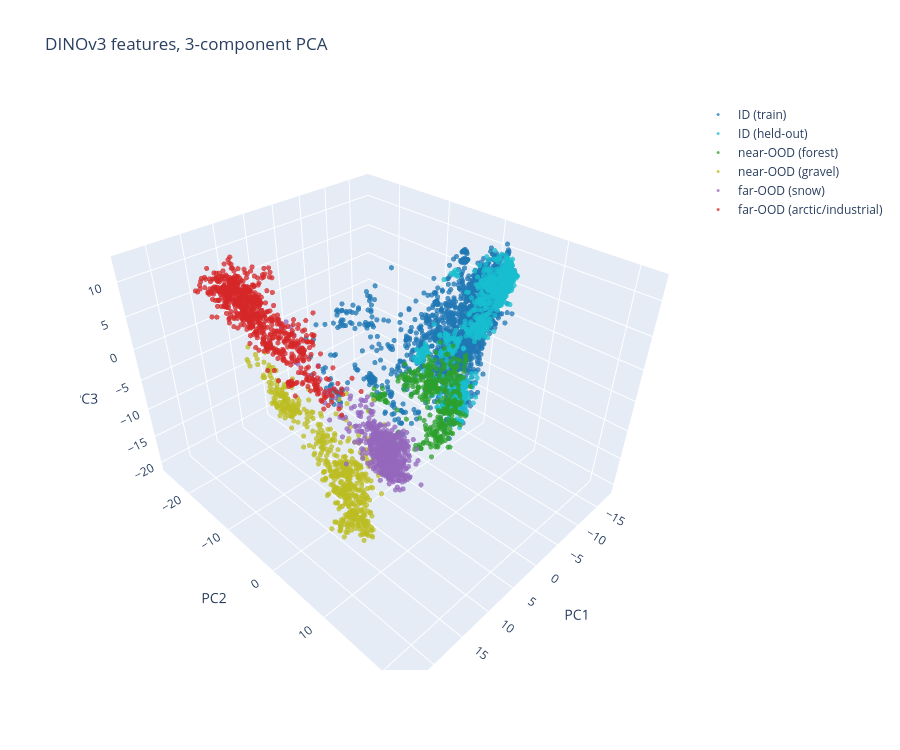

Source (notebook cell):
### Code cell
fig = go.Figure()
for t in TIER_ORDER:
    m = tier == t
    fig.add_trace(go.Scatter3d(
        x=p3[m, 0], y=p3[m, 1], z=p3[m, 2], mode="markers", name=TIER_LABEL[t],
        marker=dict(size=3, color=TIER_COLOR[t], opacity=0.75),
        text=[f"mission={mm}" for mm in mission[m]], hoverinfo="text+name",
    ))
fig.update_layout(
    title="DINOv3 features, 3-component PCA",
    scene=dict(xaxis_title="PC1", yaxis_title="PC2", zaxis_title="PC3"),
    height=750,
)
fig.show()

### Figure 1 — Plotly figure (JSON) as saved in the notebook; plotly's stock layout.template omitted (floating-point values rounded to 4 significant figures; data arrays with more than 128 entries replaced by an {"elided": "..."} marker saying what was removed)
{"data": [{"hoverinfo": "text+name", "marker": {"color": "#1f77b4", "opacity": 0.75, "size": 3}, "mode": "markers", "name": "ID (train)", "text": {"elided": "2000 str values"}, "type": "scatter3d", "x": {"elided": "2000 float values"}, "y": {"elided": "2000 float values"}, "z": {"elided": "2000 float values"}}, {"hoverinfo": "text+name", "marker": {"color": "#17becf", "opacity": 0.75, "size": 3}, "mode": "markers", "name": "ID (held-out)", "text": {"elided": "800 str values"}, "type": "scatter3d", "x": {"elided": "800 float values"}, "y": {"elided": "800 float values"}, "z": {"elided": "800 float values"}}, {"hoverinfo": "text+name", "marker": {"color": "#2ca02c", "opacity": 0.75, "size": 3}, "mode": "markers", "name": "near-OOD (forest)", "text": {"elided": "400 str values"}, "type": "scatter3d", "x": {"elided": "400 float values"}, "y": {"elided": "400 float values"}, "z": {"elided": "400 float values"}}, {"hoverinfo": "text+name", "marker": {"color": "#bcbd22", "opacity": 0.75, "size": 3}, "mode": "markers", "name": "near-OOD (gravel)", "text": {"elided": "600 str values"}, "type": "scatter3d", "x": {"elided": "600 float values"}, "y": {"elided": "600 float values"}, "z": {"elided": "600 float values"}}, {"hoverinfo": "text+name", "marker": {"color": "#9467bd", "opacity": 0.75, "size": 3}, "mode": "markers", "name": "far-OOD (snow)", "text": {"elided": "600 str values"}, "type": "scatter3d", "x": {"elided": "600 float values"}, "y": {"elided": "600 float values"}, "z": {"elided": "600 float values"}}, {"hoverinfo": "text+name", "marker": {"color": "#d62728", "opacity": 0.75, "size": 3}, "mode": "markers", "name": "far-OOD (arctic/industrial)", "text": {"elided": "800 str values"}, "type": "scatter3d", "x": {"elided": "800 float values"}, "y": {"elided": "800 float values"}, "z": {"elided": "800 float values"}}], "layout": {"height": 750, "scene": {"xaxis": {"title": {"text": "PC1"}}, "yaxis": {"title": {"text": "PC2"}}, "zaxis": {"title": {"text": "PC3"}}}, "title": {"text": "DINOv3 features, 3-component PCA"}}}
